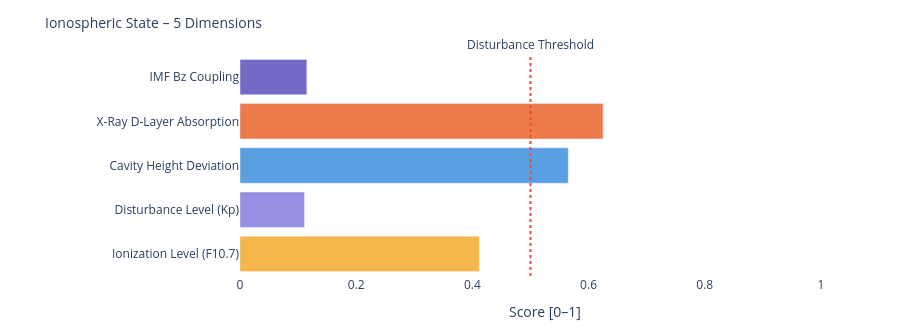

Notebook code for this chart:
### Markdown cell above
---
### 📐 Systemic Insight: Geometric Cavity vs. Real Schumann Resonance

**Relevant for:** Layer 6 = delta analysis &nbsp;|&nbsp; Layer 7 = feature vector / system interpretation

A cavity height change from 80 km to 70 km shifts the **idealized geometric frequencies** only minimally:

| Modus | Aktuell | Referenz | Δ |
|-------|---------|----------|---|
| SR-1 | 10.4762 Hz | 10.4599 Hz | +16 mHz |
| SR-2 | 18.1452 Hz | 18.1171 Hz | +28 mHz |
| SR-3 | 25.6612 Hz | 25.6215 Hz | +40 mHz |
| SR-4 | 33.1285 Hz | 33.0772 Hz | +51 mHz |

The geometric effect is limited because 10 km is very small compared to Earth's radius (~6371 km).

**Consequence:** Real Schumann deviations are likely driven more strongly by **conductivity, damping, day/night structure, lightning distribution and source geometry** than by pure cavity height.

---

**Layer 6 compares:**
```
geometric Δ from Layer 4  vs.  observed Δ from real Schumann measurement data
```

**Layer 7 Feature:**
```
If real Δ >> geometric Δ  →  non-geometric factors dominant
```

### Code cell
# ============================================================
# IONOSPHERIC STATE – Summary gauge
# Five dimensions: ionization, disturbance, cavity height, X-Ray, Bz coupling
# ============================================================

def norm(v, lo, hi):
    if v is None: return None
    return round(max(0.0, min(1.0, (v - lo) / (hi - lo))), 3)

# Ionization level (F10.7 → F2-Layer)
ioniz = norm(f107_val, 60, 250)

# Disturbance level (Kp → E/F-Layer irregularities)
disturb = norm(kp_val, 0, 9)

# Cavity height deviation from reference (80 km)
h_dev = norm(abs(h_eff - 80), 0, 20)

# X-Ray ionization (D-Layer absorption)
xray_ioniz = None
if xray_now is not None:
    xray_ioniz = norm(math.log10(max(xray_now, 1e-9)) + 9, 0, 5)

# Bz coupling (southward Bz → stronger magnetosphere-ionosphere coupling)
bz_coupling = norm(-(bz_now or 0), -5, 30) if bz_now is not None else None

dims = [
    ('Ionization Level (F10.7)',    ioniz,      '#F2A623'),
    ('Disturbance Level (Kp)',      disturb,    '#7F77DD'),
    ('Cavity Height Deviation',     h_dev,      '#378ADD'),
    ('X-Ray D-Layer Absorption',    xray_ioniz, '#E85D24'),
    ('IMF Bz Coupling',             bz_coupling,'#534AB7'),
]

fig = go.Figure()
for name, val, col in dims:
    if val is not None:
        h = int(val * 20)
        bar = '█' * h + '░' * (20 - h)
        label = f'{name}:  {bar}  {val:.3f}'
    else:
        label = f'{name}:  {"─" * 20}  n/a'
    fig.add_trace(go.Bar(
        x=[val if val is not None else 0],
        y=[name],
        orientation='h',
        marker_color=col, opacity=0.82,
        showlegend=False
    ))

fig.add_vline(x=0.5, line_dash='dot', line_color='#e74c3c',
              annotation_text='Disturbance Threshold', annotation_position='top')
fig.update_layout(
    title=dict(text='Ionospheric State – 5 Dimensions', font=dict(size=14)),
    xaxis=dict(title='Score [0–1]', range=[0, 1.05]),
    height=330, plot_bgcolor='rgba(0,0,0,0)', paper_bgcolor='rgba(0,0,0,0)',
    margin=dict(l=240, r=50, t=55, b=40)
)
fig.show()

print(f'\nIonospheric state:')
for name, val, _ in dims:
    print(f'  {name:<35} {val:.3f}' if val is not None else f'  {name:<35} n/a')

### Figure 1 — Plotly figure (JSON) as saved in the notebook; plotly's stock layout.template omitted (floating-point values rounded to 4 significant figures)
{"data": [{"marker": {"color": "#F2A623"}, "opacity": 0.82, "orientation": "h", "showlegend": false, "type": "bar", "x": [0.412], "y": ["Ionization Level (F10.7)"]}, {"marker": {"color": "#7F77DD"}, "opacity": 0.82, "orientation": "h", "showlegend": false, "type": "bar", "x": [0.111], "y": ["Disturbance Level (Kp)"]}, {"marker": {"color": "#378ADD"}, "opacity": 0.82, "orientation": "h", "showlegend": false, "type": "bar", "x": [0.565], "y": ["Cavity Height Deviation"]}, {"marker": {"color": "#E85D24"}, "opacity": 0.82, "orientation": "h", "showlegend": false, "type": "bar", "x": [0.625], "y": ["X-Ray D-Layer Absorption"]}, {"marker": {"color": "#534AB7"}, "opacity": 0.82, "orientation": "h", "showlegend": false, "type": "bar", "x": [0.115], "y": ["IMF Bz Coupling"]}], "layout": {"annotations": [{"showarrow": false, "text": "Disturbance Threshold", "x": 0.5, "xanchor": "center", "xref": "x", "y": 1, "yanchor": "bottom", "yref": "y domain"}], "height": 330, "margin": {"b": 40, "l": 240, "r": 50, "t": 55}, "paper_bgcolor": "rgba(0,0,0,0)", "plot_bgcolor": "rgba(0,0,0,0)", "shapes": [{"line": {"color": "#e74c3c", "dash": "dot"}, "type": "line", "x0": 0.5, "x1": 0.5, "xref": "x", "y0": 0, "y1": 1, "yref": "y domain"}], "title": {"font": {"size": 14}, "text": "Ionospheric State – 5 Dimensions"}, "xaxis": {"range": [0, 1.05], "title": {"text": "Score [0–1]"}}}}
